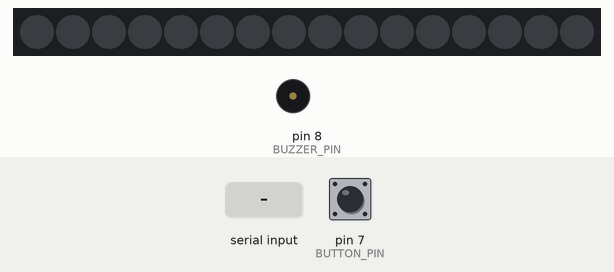
This sketch was run on a simulated Arduino Uno, built with avr-gcc and run on an emulated ATmega328P. On the bench: 16 RGB LEDs in strip order, left to right, buzzer (waves = sounding, pin HIGH). The inputs (shaded band) are chosen by the test bench; at power-on: pin 7 (BUTTON_PIN) HIGH. Dim RGB values are drawn brighter than linear.

Above: at 1.2 s.
1.3 s: "DANGER\n" received over Serial
At 3.6 s:
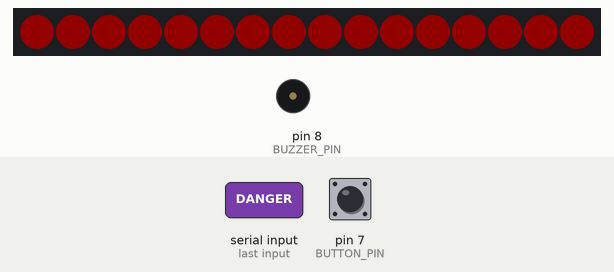
3.9 s: "SAFE\n" received over Serial
At 4.7 s:
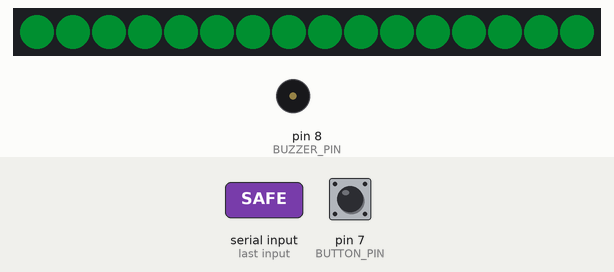
5.4 s: "CAUTION\n" received over Serial
At 5.55 s:
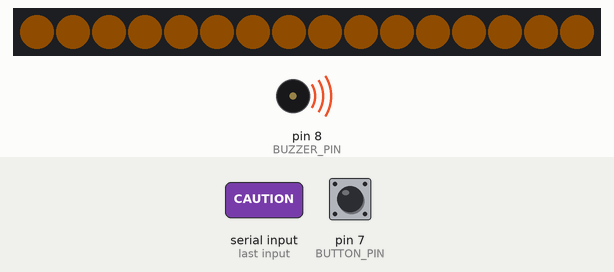
7.1 s: "BUSY\n" received over Serial
At 8.4 s:
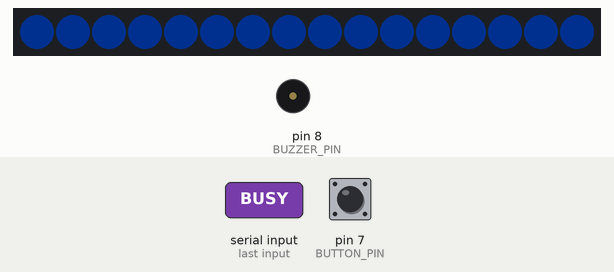
10.2 s: "ERROR\n" received over Serial
At 10.9 s:
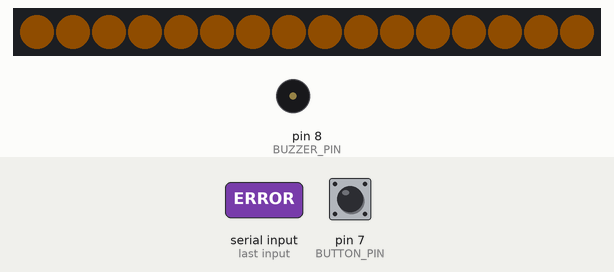
Timing chart, 0 to 13.0 s (numbered marks = the images above; inputs shaded):
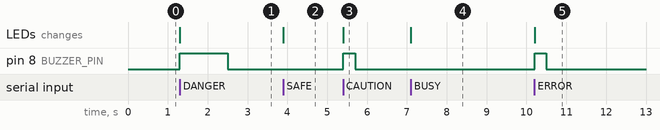

The sketch:

safebyte.ino
```cpp
#include <Adafruit_NeoPixel.h>
const uint8_t LED_PIN=6, BUTTON_PIN=7, BUZZER_PIN=8;
Adafruit_NeoPixel pixels(16,LED_PIN,NEO_GRB+NEO_KHZ800);
char command[24]; uint8_t length=0;
bool lastReading=HIGH, stableReading=HIGH;
unsigned long changedAt=0, buzzerUntil=0;

void setState(const char* state) {
  uint32_t color=pixels.Color(0,0,0);
  if(!strcmp(state,"SAFE")) color=pixels.Color(0,80,30);
  else if(!strcmp(state,"DANGER")) { color=pixels.Color(100,0,0); buzzerUntil=millis()+1200; }
  else if(!strcmp(state,"CAUTION") || !strcmp(state,"ERROR")) { color=pixels.Color(80,45,0); buzzerUntil=millis()+300; }
  else if(!strcmp(state,"BUSY")) color=pixels.Color(0,30,80);
  if(!strcmp(state,"IDLE")) buzzerUntil=0;
  pixels.fill(color); pixels.show();
}
void setup() {
  Serial.begin(115200); pinMode(BUTTON_PIN,INPUT_PULLUP); pinMode(BUZZER_PIN,OUTPUT);
  pixels.begin(); pixels.setBrightness(50); setState("IDLE");
}
void loop() {
  while(Serial.available()) {
    char c=Serial.read();
    if(c=='\n') { command[length]=0; setState(command); length=0; }
    else if(c!='\r' && length<sizeof(command)-1) command[length++]=c;
  }
  bool reading=digitalRead(BUTTON_PIN);
  if(reading!=lastReading) { changedAt=millis(); lastReading=reading; }
  if(millis()-changedAt>40 && reading!=stableReading) {
    stableReading=reading;
    if(reading==LOW) Serial.println("SCAN");
  }
  digitalWrite(BUZZER_PIN, buzzerUntil && (long)(buzzerUntil-millis())>0 ? HIGH:LOW);
}
```

Measured:
- after the input at 1.3 s, pin 8 (BUZZER_PIN): LOW → HIGH at once, → LOW 1.2 s later; the LEDs: change at once (image 1)
- after the input at 3.9 s, the LEDs: change at once (image 2)
- after the input at 5.4 s, pin 8 (BUZZER_PIN): LOW → HIGH at once, → LOW 0.30 s later; the LEDs: change at once (image 3)
- after the input at 7.1 s, the LEDs: change at once (image 4)
- after the input at 10.2 s, pin 8 (BUZZER_PIN): LOW → HIGH at once, → LOW 0.30 s later; the LEDs: change at once (image 5)
